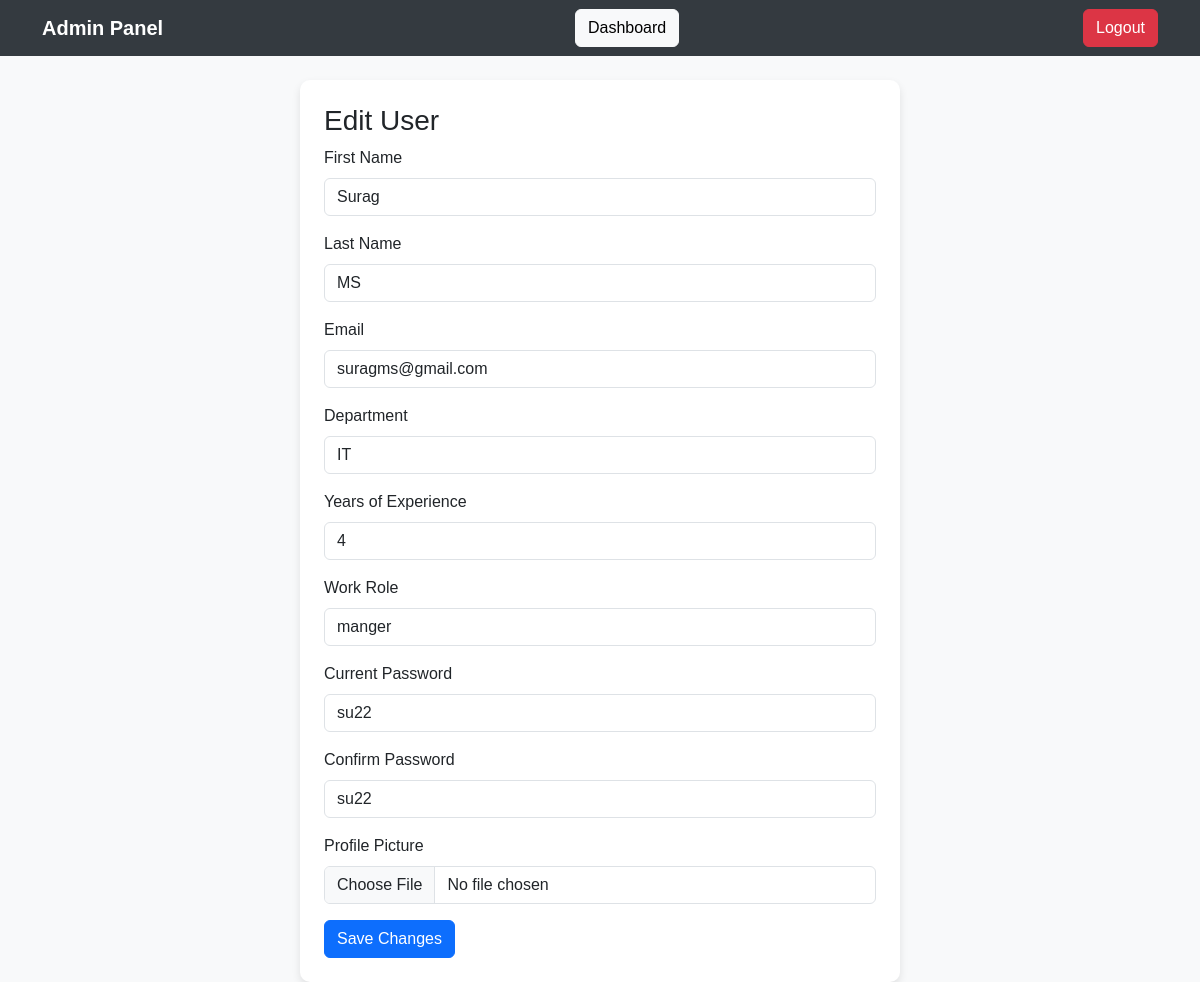
Page /edit_user/1/ on the committed database.
### app/models.py (models this page shows, shortened)
class UsersRegister(models.Model):
    first_name = models.CharField(max_length=100, null=True, help_text="User's first name")
    last_name = models.CharField(max_length=100, null=True, help_text="User's last name")
    email_id = models.EmailField(unique=True, null=True, blank=True, help_text="User's email address")
    password = models.CharField(max_length=100, null=True, blank=True, help_text="User's password")
    confirm_password = models.CharField(max_length=100, null=True, blank=True, help_text="Confirm user's password")
    image = models.ImageField(upload_to='media', null=True, blank=True, help_text="Profile picture of the user")
    department = models.CharField(max_length=100, null=True, blank=True, help_text="Department of the user (e.g., IT, HR, etc.)")
    years_of_experience = models.PositiveIntegerField(null=True, blank=True, help_text="Years of experience in the work role")
    work_role = models.CharField(max_length=100, null=True, blank=True, help_text="Work role or job title (e.g., Software Engineer, Manager)")

### app/views.py (the view, shortened to what this page needs)
# urls.py: path('edit_user/<int:user_id>/', views.edit_user, name='edit_user'),
def edit_user(request, user_id):
    user = get_object_or_404(UsersRegister, id=user_id)
    return render(request, 'edit_user.html', {'user': user})

### app/templates/edit_user.html (shortened to what this page needs)
<!DOCTYPE html>
<html lang="en">
<head>
    <link href="https://cdn.jsdelivr.net/npm/bootstrap@5.3.0/dist/css/bootstrap.min.css" rel="stylesheet">
</head>
<body>
<nav class="navbar navbar-expand-lg">
    <div class="container">
        <a class="navbar-brand" href="#">Admin Panel</a>
        <a href="{% url 'admin_dashboard' %}" class="btn btn-light me-2">Dashboard</a>
        <a href="#" class="btn btn-danger">Logout</a>
    </div>
</nav>
<div class="container mt-4">
    <div class="card p-4 form-container">
        <h3>Edit User</h3>
        <form method="post" enctype="multipart/form-data">
            <div class="mb-3">
                <label for="first_name" class="form-label">First Name</label>
                <input type="text" class="form-control" id="first_name" name="first_name" value="{{ user.first_name }}" required>
            </div>
            <div class="mb-3">
                <label for="last_name" class="form-label">Last Name</label>
                <input type="text" class="form-control" id="last_name" name="last_name" value="{{ user.last_name }}" required>
            </div>
            <div class="mb-3">
                <label for="email_id" class="form-label">Email</label>
                <input type="email" class="form-control" id="email_id" name="email_id" value="{{ user.email_id }}" required>
            </div>
            <div class="mb-3">
                <label for="department" class="form-label">Department</label>
                <input type="text" class="form-control" id="department" name="department" value="{{ user.department }}" required>
            </div>
            <div class="mb-3">
                <label for="years_of_experience" class="form-label">Years of Experience</label>
                <input type="number" class="form-control" id="years_of_experience" name="years_of_experience" value="{{ user.years_of_experience }}" required>
            </div>
            <div class="mb-3">
                <label for="work_role" class="form-label">Work Role</label>
                <input type="text" class="form-control" id="work_role" name="work_role" value="{{ user.work_role }}" required>
            </div>
            <div class="mb-3">
                <label for="password" class="form-label">Current Password</label>
                <input type="text" class="form-control" id="password" name="password" value="{{ user.password }}">
            </div>
            <div class="mb-3">
                <label for="confirm_password" class="form-label">Confirm Password</label>
                <input type="text" class="form-control" id="confirm_password" name="confirm_password" value="{{ user.confirm_password }}">
            </div>
            <div class="mb-3">
                <label for="image" class="form-label">Profile Picture</label>
                <input type="file" class="form-control" id="image" name="image">
            </div>
            <button type="submit" class="btn btn-primary">Save Changes</button>
        </form>
    </div>
</div>
</body>
</html>

### app/templates/edit_user.html (style rules this page uses)
body { background-color: #f8f9fa; font-family: 'Arial', sans-serif; }
.navbar { background-color: #343a40; }
.navbar-brand, .nav-link { color: white; font-weight: bold; }
.card { box-shadow: 0 4px 8px rgba(0, 0, 0, 0.1); border-radius: 10px; border: none; }
.form-container { max-width: 600px; margin: auto; }

### rows in the picture
UsersRegister: first_name "Surag", last_name "MS", email_id "suragms@gmail.com", department "IT", years_of_experience "4", work_role "manger", password "su22", confirm_password "su22"
